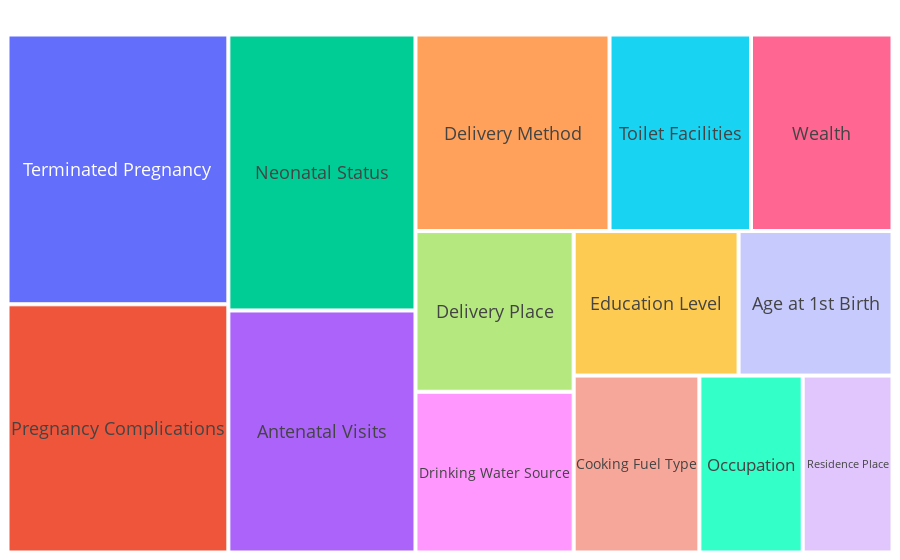

The notebook cell saved with this chart:
### Code cell
import pandas as pd
import matplotlib.pyplot as plt
import numpy as np
import plotly.express as px
import plotly.graph_objects as go
import kaleido as kaleido



selected_features = [
    "Residence Place",
    "Education Level",
    "Wealth",
    "Terminated Pregnancy",
    "Toilet Facilities",
    "Pregnancy Complications",
    "Neonatal Status",
    "Age at 1st Birth",
    "Drinking Water Source",
    "Cooking Fuel Type",
    "Delivery Place",
    "Occupation",
    "Delivery Method",
    "Antenatal Visits"
]

importance_scores = [0.2, 0.3, 0.35, 0.75, 0.35, 0.69, 0.65, 0.28, 0.32, 0.28, 0.32, 0.23, 0.48, 0.57]

df = pd.DataFrame({'Features': selected_features, 'Importance': importance_scores})

fig = px.treemap(df, path=['Features'], values='Importance')
fig.update_traces(textinfo='label', textfont=dict(size=18), textposition='middle center')  # Center labels
# Adjust the margins to remove extra white space
fig.update_layout(margin=dict(t=0, b=0, l=0, r=0))
# Save the figure as an SVG file
fig.write_image("C:/Users/DELL/Documents/myNewDataSet/My Models/Figures/Select K Best/select k best.svg", format='svg')
fig.show()

### Figure 1 — Plotly figure (JSON) as saved in the notebook; plotly's stock layout.template omitted (floating-point values rounded to 4 significant figures)
{"data": [{"branchvalues": "total", "domain": {"x": [0, 1], "y": [0, 1]}, "hovertemplate": "labels=%{label}<br>Importance=%{value}<br>parent=%{parent}<br>id=%{id}<extra></extra>", "ids": ["Age at 1st Birth", "Antenatal Visits", "Cooking Fuel Type", "Delivery Method", "Delivery Place", "Drinking Water Source", "Education Level", "Neonatal Status", "Occupation", "Pregnancy Complications", "Residence Place", "Terminated Pregnancy", "Toilet Facilities", "Wealth"], "labels": ["Age at 1st Birth", "Antenatal Visits", "Cooking Fuel Type", "Delivery Method", "Delivery Place", "Drinking Water Source", "Education Level", "Neonatal Status", "Occupation", "Pregnancy Complications", "Residence Place", "Terminated Pregnancy", "Toilet Facilities", "Wealth"], "name": "", "parents": ["", "", "", "", "", "", "", "", "", "", "", "", "", ""], "textfont": {"size": 18}, "textinfo": "label", "textposition": "middle center", "type": "treemap", "values": [0.28, 0.57, 0.28, 0.48, 0.32, 0.32, 0.3, 0.65, 0.23, 0.69, 0.2, 0.75, 0.35, 0.35]}], "layout": {"legend": {"tracegroupgap": 0}, "margin": {"b": 0, "l": 0, "r": 0, "t": 0}}}
